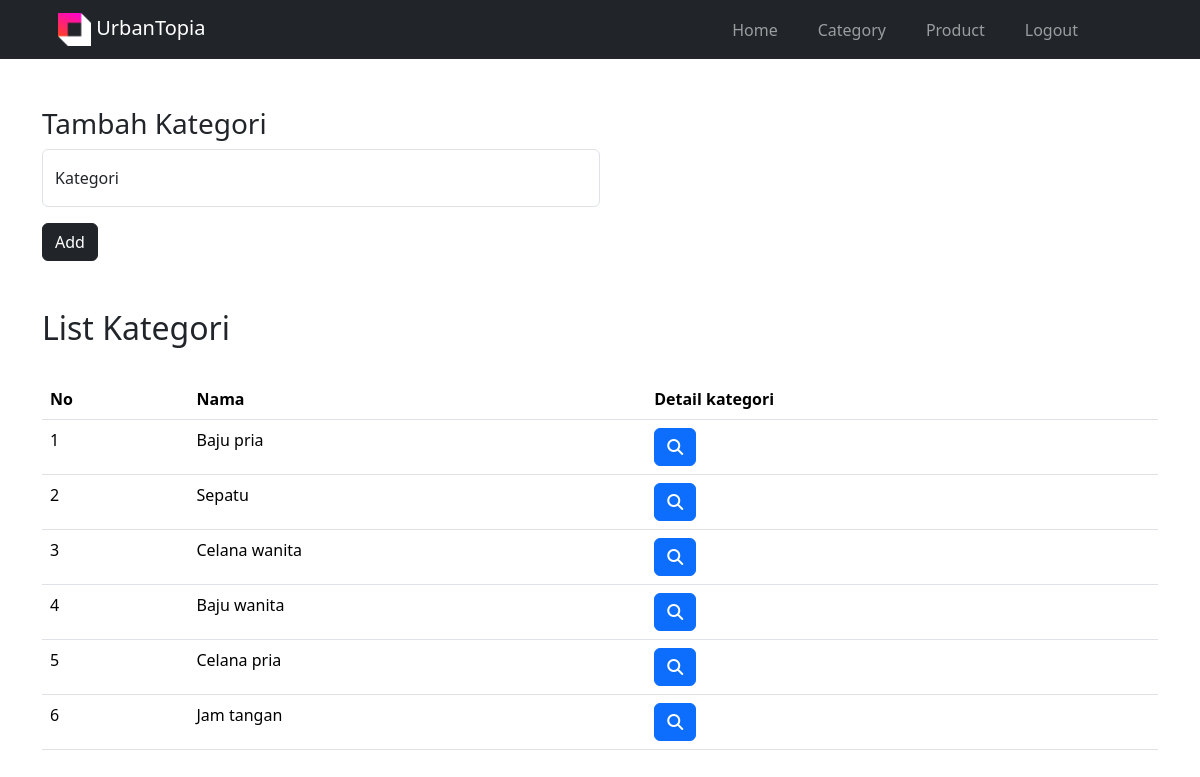
/adminpanel/kategori.php (signed in), run on the app's committed database.
### tables this page shows
CREATE TABLE `kategori` (
  `id` int NOT NULL,
  `nama` varchar(50) NOT NULL
);

### adminpanel/kategori.php (the view, shortened to what this page needs)
<?php
    include '../koneksi.php';
    $queryKategori = mysqli_query($conn, "SELECT * FROM kategori");
    $jumlahKategori = mysqli_num_rows($queryKategori);
?>
<!DOCTYPE html>
<html lang="en">
<head>
    <link rel="stylesheet" href="../asset/style.css">
    <link href="https://cdn.jsdelivr.net/npm/bootstrap@5.3.2/dist/css/bootstrap.min.css" rel="stylesheet">
    <link href='https://unpkg.com/boxicons@2.1.4/css/boxicons.min.css' rel='stylesheet'>
</head>
<body>
    <?php include 'navbar.php'; ?>
    <div class="container mt-5">
        <div class="my-5 col-12 col-md-6">
            <h3>Tambah Kategori</h3>
            <form action="" method="post">
                <div class="form-floating">
                    <input type="text" id="kategori" name="kategori" placeholder="Input kategori"
                    class="form-control mt-2" autocomplete="off" required>
                    <label for="kategori">Kategori</label>
                </div>
                <div class="mt-3">
                    <button class="btn btn-dark" type="submit" name="save_kategori">Add</button>
                </div>
            </form>
        </div>
        <div class="mt-3">
            <h2>List Kategori</h2>
            <div class="table-responsive">
                <table class="table mt-4">
                    <thead>
                        <tr>
                            <th>No</th>
                            <th>Nama</th>
                            <th>Detail kategori</th>
                        </tr>
                    </thead>
                    <tbody>
                        <?php
                            if($jumlahKategori == 0) {
                        ?>
                                <tr>
                                    <td colspan="3" class="text-center">Data kategori kosong</td>
                                </tr>
                        <?php
                            } else {
                                $jumlah = 1;
                                while($data = mysqli_fetch_array($queryKategori)){
                        ?>
                                    <tr>
                                        <td> <?php echo $jumlah; ?> </td>
                                        <td> <?php echo $data['nama']; ?> </td>
                                        <td>
                                            <a href="detail_kategori.php?q= <?php echo $data['id'];?>"
                                            class="btn btn-primary"><i class="fa-solid fa-magnifying-glass"></i></a>
                                        </td>
                                    </tr>
                        <?php
                                $jumlah++;
                                }
                            }
                        ?>
                    </tbody>
                </table>
            </div>
        </div>
    </div>
</body>
</html>

### data on the page
kategori: nama "Baju pria"
kategori: nama "Sepatu"
kategori: nama "Celana wanita"
kategori: nama "Baju wanita"
kategori: nama "Celana pria"
kategori: nama "Jam tangan"
